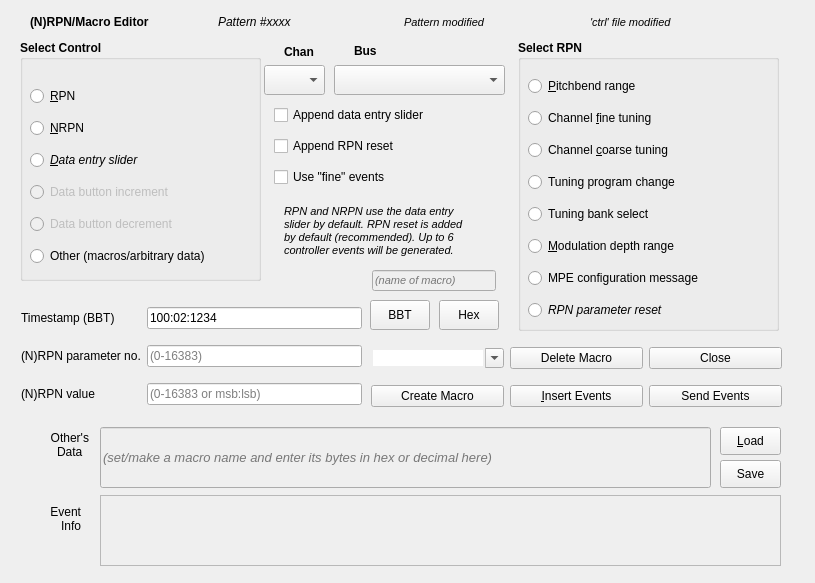
<?xml version="1.0" encoding="UTF-8"?>
<ui version="4.0">
 <class>qrpnframe</class>
 <widget class="QFrame" name="qrpnframe">
  <property name="enabled">
   <bool>true</bool>
  </property>
  <property name="geometry">
   <rect>
    <x>0</x>
    <y>0</y>
    <width>815</width>
    <height>583</height>
   </rect>
  </property>
  <property name="windowTitle">
   <string>RPN/Macro Editor</string>
  </property>
  <widget class="QGroupBox" name="group_box_rpn">
   <property name="geometry">
    <rect>
     <x>20</x>
     <y>40</y>
     <width>241</width>
     <height>241</height>
    </rect>
   </property>
   <property name="font">
    <font>
     <bold>true</bold>
    </font>
   </property>
   <property name="title">
    <string>Select Control</string>
   </property>
   <widget class="QWidget" name="layoutWidgetSelectControl">
    <property name="geometry">
     <rect>
      <x>10</x>
      <y>40</y>
      <width>221</width>
      <height>194</height>
     </rect>
    </property>
    <layout class="QVBoxLayout" name="verticalLayout_2">
     <item>
      <widget class="QRadioButton" name="radio_button_rpn">
       <property name="font">
        <font>
         <bold>false</bold>
        </font>
       </property>
       <property name="toolTip">
        <string>Allows generation of parameter-change
events.</string>
       </property>
       <property name="text">
        <string>&amp;RPN</string>
       </property>
      </widget>
     </item>
     <item>
      <widget class="QRadioButton" name="radio_button_nrpn">
       <property name="font">
        <font>
         <bold>false</bold>
        </font>
       </property>
       <property name="toolTip">
        <string>Allows generation of non-registered
parameter-change events.</string>
       </property>
       <property name="text">
        <string>&amp;NRPN</string>
       </property>
      </widget>
     </item>
     <item>
      <widget class="QRadioButton" name="radio_button_rpn_data_slider">
       <property name="font">
        <font>
         <italic>true</italic>
         <bold>false</bold>
        </font>
       </property>
       <property name="toolTip">
        <string>Allows entering data values separately.
Useful?</string>
       </property>
       <property name="text">
        <string>&amp;Data entry slider</string>
       </property>
      </widget>
     </item>
     <item>
      <widget class="QRadioButton" name="radio_button_rpn_data_incr">
       <property name="enabled">
        <bool>false</bool>
       </property>
       <property name="font">
        <font>
         <bold>false</bold>
        </font>
       </property>
       <property name="text">
        <string>Data button increment</string>
       </property>
      </widget>
     </item>
     <item>
      <widget class="QRadioButton" name="radio_button_rpn_data_decr">
       <property name="enabled">
        <bool>false</bool>
       </property>
       <property name="font">
        <font>
         <bold>false</bold>
        </font>
       </property>
       <property name="text">
        <string>Data button decrement</string>
       </property>
      </widget>
     </item>
     <item>
      <widget class="QRadioButton" name="radio_button_other">
       <property name="font">
        <font>
         <bold>false</bold>
        </font>
       </property>
       <property name="toolTip">
        <string>Allows for entry of arbitrary bytes, such
as System Exclusive for a MIDI device.</string>
       </property>
       <property name="text">
        <string>Other (macros/arbitrary data)</string>
       </property>
      </widget>
     </item>
    </layout>
   </widget>
  </widget>
  <widget class="QGroupBox" name="group_box_rpn_value">
   <property name="geometry">
    <rect>
     <x>518</x>
     <y>40</y>
     <width>261</width>
     <height>291</height>
    </rect>
   </property>
   <property name="font">
    <font>
     <bold>true</bold>
    </font>
   </property>
   <property name="title">
    <string>Select RPN</string>
   </property>
   <widget class="QWidget" name="layoutWidgetSelectRPN">
    <property name="geometry">
     <rect>
      <x>10</x>
      <y>30</y>
      <width>248</width>
      <height>260</height>
     </rect>
    </property>
    <layout class="QVBoxLayout" name="verticalLayout">
     <item>
      <widget class="QRadioButton" name="radio_rpn_pitch_range">
       <property name="font">
        <font>
         <bold>false</bold>
        </font>
       </property>
       <property name="text">
        <string>&amp;Pitchbend range</string>
       </property>
      </widget>
     </item>
     <item>
      <widget class="QRadioButton" name="radio_rpn_chan_fine_tuning">
       <property name="font">
        <font>
         <bold>false</bold>
        </font>
       </property>
       <property name="text">
        <string>Channel &amp;fine tuning</string>
       </property>
      </widget>
     </item>
     <item>
      <widget class="QRadioButton" name="radio_rpn_chan_coarse_tuning">
       <property name="font">
        <font>
         <bold>false</bold>
        </font>
       </property>
       <property name="text">
        <string>Channel &amp;coarse tuning</string>
       </property>
      </widget>
     </item>
     <item>
      <widget class="QRadioButton" name="radio_rpn_tune_program_change">
       <property name="font">
        <font>
         <bold>false</bold>
        </font>
       </property>
       <property name="text">
        <string>Tuning program change</string>
       </property>
      </widget>
     </item>
     <item>
      <widget class="QRadioButton" name="radio_rpn_tune_bank_select">
       <property name="font">
        <font>
         <bold>false</bold>
        </font>
       </property>
       <property name="text">
        <string>Tuning bank select</string>
       </property>
      </widget>
     </item>
     <item>
      <widget class="QRadioButton" name="radio_rpn_mod_depth_range">
       <property name="font">
        <font>
         <bold>false</bold>
        </font>
       </property>
       <property name="text">
        <string>&amp;Modulation depth range</string>
       </property>
      </widget>
     </item>
     <item>
      <widget class="QRadioButton" name="radio_rpn_mpe_config_msg">
       <property name="font">
        <font>
         <bold>false</bold>
        </font>
       </property>
       <property name="text">
        <string>MPE configuration message</string>
       </property>
      </widget>
     </item>
     <item>
      <widget class="QRadioButton" name="radio_rpn_parameter_reset">
       <property name="font">
        <font>
         <italic>true</italic>
         <bold>false</bold>
        </font>
       </property>
       <property name="text">
        <string>RPN parameter reset</string>
       </property>
      </widget>
     </item>
    </layout>
   </widget>
  </widget>
  <widget class="QComboBox" name="combo_box_channel">
   <property name="geometry">
    <rect>
     <x>264</x>
     <y>65</y>
     <width>61</width>
     <height>30</height>
    </rect>
   </property>
   <property name="toolTip">
    <string>Selects the channel number to specify in the
controller events. By default the pattern's
channel is specified.</string>
   </property>
  </widget>
  <widget class="QLabel" name="label_channel">
   <property name="geometry">
    <rect>
     <x>284</x>
     <y>41</y>
     <width>61</width>
     <height>22</height>
    </rect>
   </property>
   <property name="font">
    <font>
     <bold>true</bold>
    </font>
   </property>
   <property name="text">
    <string>Chan</string>
   </property>
  </widget>
  <widget class="QWidget" name="layoutWidgetAppendRPNrest">
   <property name="geometry">
    <rect>
     <x>30</x>
     <y>10</y>
     <width>741</width>
     <height>24</height>
    </rect>
   </property>
   <layout class="QHBoxLayout" name="horizontalLayout">
    <item>
     <widget class="QLabel" name="label_5">
      <property name="font">
       <font>
        <bold>true</bold>
       </font>
      </property>
      <property name="text">
       <string>(N)RPN/Macro Editor</string>
      </property>
     </widget>
    </item>
    <item>
     <widget class="QLabel" name="label_pattern_no">
      <property name="font">
       <font>
        <italic>true</italic>
       </font>
      </property>
      <property name="text">
       <string>Pattern #xxxx</string>
      </property>
      <property name="indent">
       <number>1</number>
      </property>
     </widget>
    </item>
    <item>
     <widget class="QLabel" name="label_pattern_modified">
      <property name="font">
       <font>
        <pointsize>8</pointsize>
        <italic>true</italic>
       </font>
      </property>
      <property name="text">
       <string>Pattern modified</string>
      </property>
     </widget>
    </item>
    <item>
     <widget class="QLabel" name="label_ctrl_modified">
      <property name="font">
       <font>
        <pointsize>8</pointsize>
        <italic>true</italic>
       </font>
      </property>
      <property name="text">
       <string>'ctrl' file modified</string>
      </property>
     </widget>
    </item>
   </layout>
  </widget>
  <widget class="QLabel" name="label_explanation">
   <property name="geometry">
    <rect>
     <x>284</x>
     <y>200</y>
     <width>211</width>
     <height>61</height>
    </rect>
   </property>
   <property name="font">
    <font>
     <pointsize>8</pointsize>
     <italic>true</italic>
    </font>
   </property>
   <property name="text">
    <string>RPN and NRPN use the data entry
slider by default. RPN reset is added
by default (recommended). Up to 6
controller events will be generated.</string>
   </property>
  </widget>
  <widget class="QPushButton" name="button_bbt">
   <property name="geometry">
    <rect>
     <x>370</x>
     <y>300</y>
     <width>60</width>
     <height>30</height>
    </rect>
   </property>
   <property name="toolTip">
    <string>Changes the time format between BBT, HMS,
and ticks.</string>
   </property>
   <property name="text">
    <string>BBT</string>
   </property>
  </widget>
  <widget class="QWidget" name="lineEditLayoutWidget">
   <property name="geometry">
    <rect>
     <x>21</x>
     <y>297</y>
     <width>341</width>
     <height>121</height>
    </rect>
   </property>
   <layout class="QGridLayout" name="gridLayout">
    <item row="0" column="0">
     <widget class="QLabel" name="label_2">
      <property name="text">
       <string>Timestamp (BBT)</string>
      </property>
     </widget>
    </item>
    <item row="0" column="1">
     <widget class="QLineEdit" name="line_edit_rpn_timestamp">
      <property name="toolTip">
       <string>Provide or show the timestamp.</string>
      </property>
      <property name="text">
       <string>100:02:1234</string>
      </property>
     </widget>
    </item>
    <item row="1" column="0">
     <widget class="QLabel" name="label_nrpn_param_number">
      <property name="text">
       <string>(N)RPN parameter no.</string>
      </property>
     </widget>
    </item>
    <item row="1" column="1">
     <widget class="QLineEdit" name="line_edit_nrpn_param_number">
      <property name="text">
       <string/>
      </property>
      <property name="placeholderText">
       <string>(0-16383)</string>
      </property>
     </widget>
    </item>
    <item row="2" column="0">
     <widget class="QLabel" name="label_3">
      <property name="text">
       <string>(N)RPN value</string>
      </property>
     </widget>
    </item>
    <item row="2" column="1">
     <widget class="QLineEdit" name="line_edit_rpn_param_value">
      <property name="toolTip">
       <string>Supply the  value as an integer up to 16383
(14 bits)  or as two numbers to provide the
MSB:LSB or coarse:fine values, such as &quot;12:90&quot;
to specify a pitch change of 12 semitones and
90 cents.</string>
      </property>
      <property name="text">
       <string/>
      </property>
      <property name="placeholderText">
       <string>(0-16383 or msb:lsb)</string>
      </property>
     </widget>
    </item>
   </layout>
  </widget>
  <widget class="QWidget" name="layoutWidgetCheckBoxes">
   <property name="geometry">
    <rect>
     <x>274</x>
     <y>100</y>
     <width>231</width>
     <height>95</height>
    </rect>
   </property>
   <layout class="QVBoxLayout" name="verticalLayout_3">
    <item>
     <widget class="QCheckBox" name="check_box_rpn_append_data">
      <property name="toolTip">
       <string>Use a parameter value.</string>
      </property>
      <property name="text">
       <string>Append data entry slider</string>
      </property>
     </widget>
    </item>
    <item>
     <widget class="QCheckBox" name="check_box_rpn_append_reset">
      <property name="toolTip">
       <string>Close out the setting change. Recommended.</string>
      </property>
      <property name="text">
       <string>Append RPN reset</string>
      </property>
     </widget>
    </item>
    <item>
     <widget class="QCheckBox" name="check_box_rpn_use_fine">
      <property name="toolTip">
       <string>Apply the &quot;fine&quot; version of each control
as well as the &quot;coarse&quot; version.</string>
      </property>
      <property name="text">
       <string>Use &quot;fine&quot; events</string>
      </property>
     </widget>
    </item>
   </layout>
  </widget>
  <widget class="QPushButton" name="button_hex">
   <property name="geometry">
    <rect>
     <x>439</x>
     <y>300</y>
     <width>60</width>
     <height>30</height>
    </rect>
   </property>
   <property name="text">
    <string>Hex</string>
   </property>
   <property name="checkable">
    <bool>true</bool>
   </property>
  </widget>
  <widget class="QLabel" name="label_buss">
   <property name="geometry">
    <rect>
     <x>354</x>
     <y>40</y>
     <width>71</width>
     <height>22</height>
    </rect>
   </property>
   <property name="font">
    <font>
     <bold>true</bold>
    </font>
   </property>
   <property name="text">
    <string>Bus</string>
   </property>
  </widget>
  <widget class="QComboBox" name="combo_box_buss">
   <property name="geometry">
    <rect>
     <x>334</x>
     <y>65</y>
     <width>171</width>
     <height>30</height>
    </rect>
   </property>
   <property name="toolTip">
    <string>Specifies the buss (MIDI port) to which the
events will be sent. &quot;Ctrl Out&quot; is the MIDI
Control Out port, but any existing output
port can be used.</string>
   </property>
  </widget>
  <widget class="QWidget" name="layoutWidget">
   <property name="geometry">
    <rect>
     <x>371</x>
     <y>337</y>
     <width>411</width>
     <height>81</height>
    </rect>
   </property>
   <layout class="QGridLayout" name="gridLayout_2">
    <item row="0" column="1">
     <widget class="QPushButton" name="button_rpn_delete">
      <property name="enabled">
       <bool>true</bool>
      </property>
      <property name="text">
       <string>Delete Macro</string>
      </property>
     </widget>
    </item>
    <item row="0" column="2">
     <widget class="QPushButton" name="button_rpn_cancel">
      <property name="toolTip">
       <string>Close the dialog.</string>
      </property>
      <property name="text">
       <string>Close</string>
      </property>
     </widget>
    </item>
    <item row="1" column="0">
     <widget class="QPushButton" name="button_rpn_macro">
      <property name="toolTip">
       <string>Copy the event data to a MIDI-control-out
macro.</string>
      </property>
      <property name="text">
       <string>Create Macro</string>
      </property>
     </widget>
    </item>
    <item row="1" column="1">
     <widget class="QPushButton" name="button_rpn_insert">
      <property name="toolTip">
       <string>Inserts the controller/macro events
at the given timestamp.</string>
      </property>
      <property name="text">
       <string>&amp;Insert Events</string>
      </property>
     </widget>
    </item>
    <item row="1" column="2">
     <widget class="QPushButton" name="button_rpn_send">
      <property name="enabled">
       <bool>true</bool>
      </property>
      <property name="toolTip">
       <string>Sends the controller/macro data to
the selected bus.</string>
      </property>
      <property name="text">
       <string>Send Events</string>
      </property>
     </widget>
    </item>
    <item row="0" column="0">
     <widget class="QComboBox" name="combo_box_macro_name">
      <property name="toolTip">
       <string>Select a macro or type macro name</string>
      </property>
      <property name="editable">
       <bool>true</bool>
      </property>
      <property name="maxCount">
       <number>256</number>
      </property>
      <property name="minimumContentsLength">
       <number>0</number>
      </property>
      <property name="placeholderText">
       <string>(name of macro)</string>
      </property>
      <property name="frame">
       <bool>false</bool>
      </property>
     </widget>
    </item>
   </layout>
  </widget>
  <widget class="QLineEdit" name="line_edit_other">
   <property name="enabled">
    <bool>false</bool>
   </property>
   <property name="geometry">
    <rect>
     <x>100</x>
     <y>427</y>
     <width>611</width>
     <height>61</height>
    </rect>
   </property>
   <property name="font">
    <font>
     <pointsize>10</pointsize>
     <italic>true</italic>
    </font>
   </property>
   <property name="maxLength">
    <number>65536</number>
   </property>
   <property name="placeholderText">
    <string>(set/make a macro name and enter its bytes in hex or decimal here)</string>
   </property>
   <property name="clearButtonEnabled">
    <bool>true</bool>
   </property>
  </widget>
  <widget class="QLabel" name="label">
   <property name="geometry">
    <rect>
     <x>10</x>
     <y>493</y>
     <width>71</width>
     <height>51</height>
    </rect>
   </property>
   <property name="text">
    <string>Event
Info</string>
   </property>
   <property name="alignment">
    <set>Qt::AlignmentFlag::AlignRight|Qt::AlignmentFlag::AlignTrailing|Qt::AlignmentFlag::AlignVCenter</set>
   </property>
  </widget>
  <widget class="QLabel" name="label_4">
   <property name="geometry">
    <rect>
     <x>18</x>
     <y>424</y>
     <width>71</width>
     <height>41</height>
    </rect>
   </property>
   <property name="text">
    <string>Other's
Data  </string>
   </property>
   <property name="alignment">
    <set>Qt::AlignmentFlag::AlignRight|Qt::AlignmentFlag::AlignTrailing|Qt::AlignmentFlag::AlignVCenter</set>
   </property>
  </widget>
  <widget class="QPlainTextEdit" name="plain_text_edit_msg">
   <property name="enabled">
    <bool>false</bool>
   </property>
   <property name="geometry">
    <rect>
     <x>100</x>
     <y>495</y>
     <width>681</width>
     <height>71</height>
    </rect>
   </property>
   <property name="font">
    <font>
     <pointsize>9</pointsize>
     <italic>true</italic>
     <bold>true</bold>
     <hintingpreference>PreferDefaultHinting</hintingpreference>
    </font>
   </property>
   <property name="toolTip">
    <string>Shows error message and the current
generated data line.</string>
   </property>
   <property name="readOnly">
    <bool>true</bool>
   </property>
  </widget>
  <widget class="QLineEdit" name="line_edit_rpn_macro_name">
   <property name="enabled">
    <bool>false</bool>
   </property>
   <property name="geometry">
    <rect>
     <x>372</x>
     <y>270</y>
     <width>124</width>
     <height>21</height>
    </rect>
   </property>
   <property name="maximumSize">
    <size>
     <width>128</width>
     <height>16777215</height>
    </size>
   </property>
   <property name="font">
    <font>
     <pointsize>8</pointsize>
     <italic>true</italic>
    </font>
   </property>
   <property name="toolTip">
    <string>The name of the macro to add
to the 'ctrl' file.</string>
   </property>
   <property name="text">
    <string/>
   </property>
   <property name="maxLength">
    <number>64</number>
   </property>
   <property name="frame">
    <bool>true</bool>
   </property>
   <property name="placeholderText">
    <string>(name of macro)</string>
   </property>
  </widget>
  <widget class="QPushButton" name="button_load_file">
   <property name="geometry">
    <rect>
     <x>720</x>
     <y>427</y>
     <width>61</width>
     <height>28</height>
    </rect>
   </property>
   <property name="toolTip">
    <string>Loads a file of raw bytes, such as a file
containing MIDI SysEx data.</string>
   </property>
   <property name="text">
    <string>&amp;Load</string>
   </property>
  </widget>
  <widget class="QPushButton" name="button_save_file">
   <property name="geometry">
    <rect>
     <x>720</x>
     <y>460</y>
     <width>61</width>
     <height>28</height>
    </rect>
   </property>
   <property name="toolTip">
    <string>Saves the bytes to a binary data file.</string>
   </property>
   <property name="text">
    <string>Save</string>
   </property>
  </widget>
 </widget>
 <resources/>
 <connections/>
</ui>
